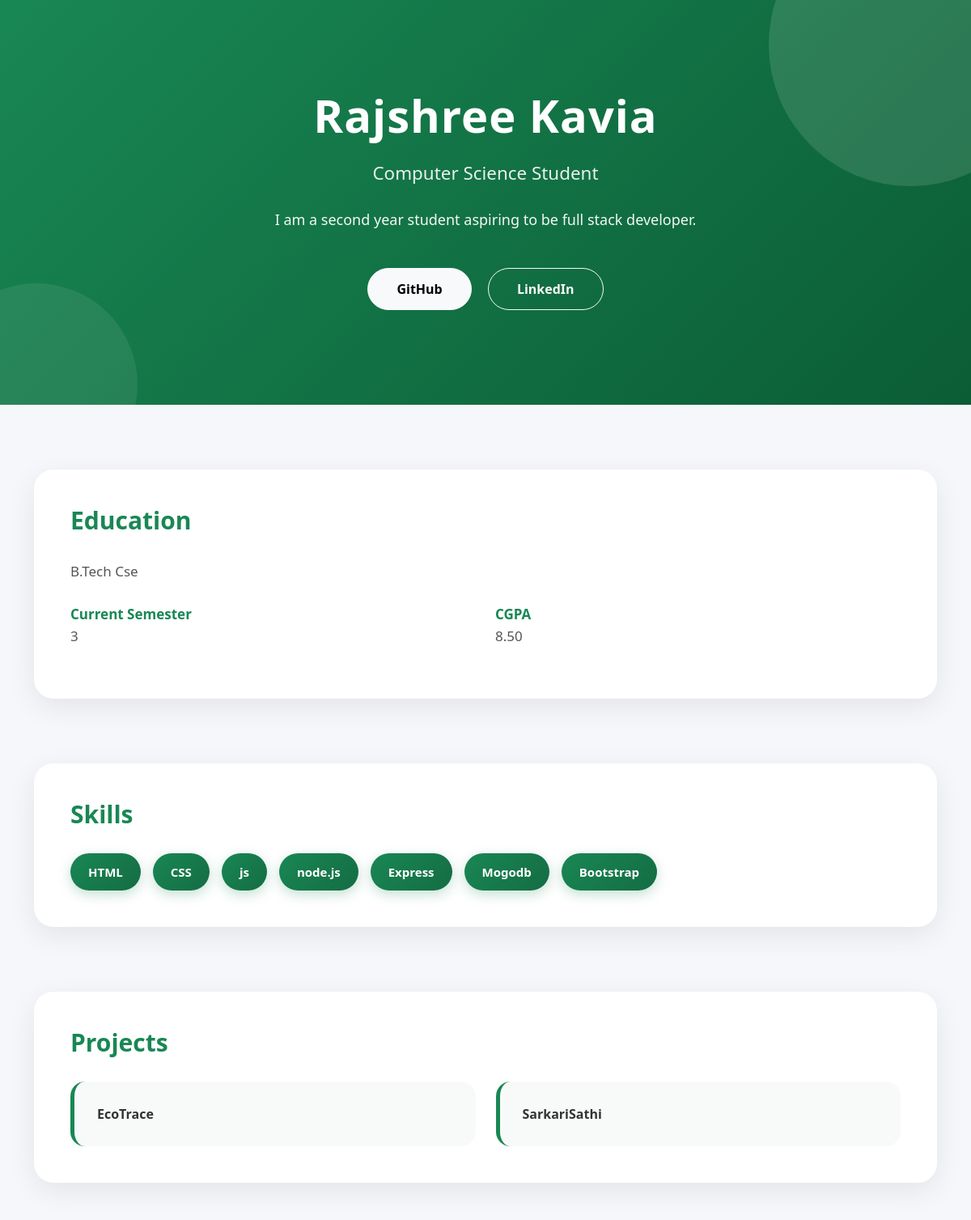
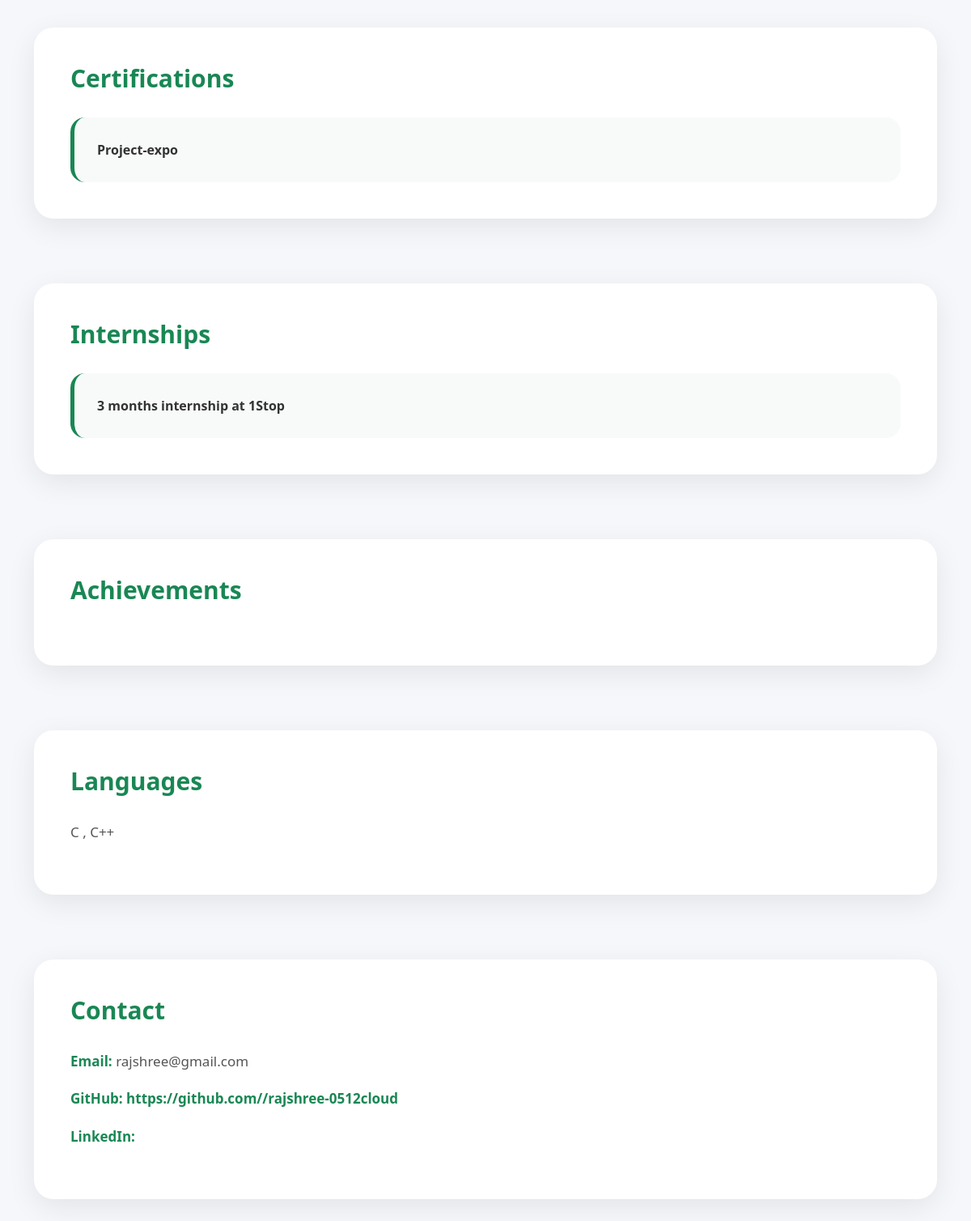
The app's page /view_portfolio.php?username=rajshreekavia with its own data (2 pictures, top to bottom).
### tables this page shows
CREATE TABLE `portfolio` (
  `id` int(5) NOT NULL,
  `user_id` int(5) NOT NULL,
  `about` text NOT NULL,
  `education` text NOT NULL,
  `current_sem` varchar(20) NOT NULL,
  `cgpa` decimal(3,2) NOT NULL,
  `skills` text NOT NULL,
  `projects` longtext NOT NULL,
  `certifications` longtext NOT NULL,
  `internships` longtext NOT NULL,
  `achievements` longtext NOT NULL,
  `languages` longtext NOT NULL,
  `github` varchar(200) NOT NULL,
  `linkedin` varchar(200) NOT NULL,
  `contact_email` varchar(200) NOT NULL,
  `status` enum('draft','published') NOT NULL,
  `updated_at` timestamp NOT NULL DEFAULT current_timestamp() ON UPDATE current_timestamp()
);

CREATE TABLE `users` (
  `id` int(5) NOT NULL,
  `username` varchar(100) NOT NULL,
  `full_name` varchar(200) NOT NULL,
  `email` varchar(200) NOT NULL,
  `phone` varchar(20) NOT NULL,
  `password` varchar(200) NOT NULL,
  `created_at` timestamp NOT NULL DEFAULT current_timestamp()
);

### view_portfolio.php (the view, shortened to what this page needs)
<?php
include("db_connect.php");
$username = $_GET['username'];
$sql = "SELECT users.full_name, users.username,
        portfolio.*
        FROM users
        JOIN portfolio
        ON users.id = portfolio.user_id
        WHERE users.username = '$username'";
$result = mysqli_query($conn, $sql);
if(mysqli_num_rows($result) > 0)
{
    $data = mysqli_fetch_assoc($result);
    $user = [
        "full_name" => $data['full_name'],
        "username" => $data['username']
    ];
    $portfolio = $data;
}
else
{
    echo "Portfolio not found";
    exit();
}
?>
<!DOCTYPE html>
<html lang="en">
<head>
<link href="https://cdn.jsdelivr.net/npm/bootstrap@5.3.7/dist/css/bootstrap.min.css" rel="stylesheet">
<link rel="stylesheet" href="style.css">
</head>
<body>
<section class="portfolio-hero">
<div class="container">
<h1>
<?php echo htmlspecialchars($user['full_name']); ?>
</h1>
<p class="hero-subtitle">
Computer Science Student
</p>
<p class="hero-description">
<?php echo htmlspecialchars($portfolio['about']); ?>
</p>
<div class="hero-buttons">
<a href="<?php echo $portfolio['github']; ?>"
target="_blank"
class="btn btn-light">
GitHub
</a>
<a href="<?php echo $portfolio['linkedin']; ?>"
target="_blank"
class="btn btn-outline-light">
LinkedIn
</a>
</div>
</div>
</section>
<section class="container section-space">
<div class="section-card">
<h2>
Education
</h2>
<p>
<?php echo htmlspecialchars($portfolio['education']); ?>
</p>
<div class="row mt-4">
<div class="col-md-6">
<strong>
Current Semester
</strong>
<p>
<?php echo $portfolio['current_sem']; ?>
</p>
</div>
<div class="col-md-6">
<strong>
CGPA
</strong>
<p>
<?php echo $portfolio['cgpa']; ?>
</p>
</div>
</div>
</div>
</section>
<section class="container section-space">
<div class="section-card">
<h2>
Skills
</h2>
<div class="skills-box">
<?php
$skills = explode(",", $portfolio['skills']);
foreach($skills as $skill)
{
if(trim($skill)!="")
{
?>
<span>
<?php echo htmlspecialchars(trim($skill)); ?>
</span>
<?php
}
}
?>
</div>
</div>
</section>
<section class="container section-space">
<div class="section-card">
<h2>
Projects
</h2>
<div class="portfolio-items">
<?php
$projects = explode("\n", $portfolio['projects']);
foreach($projects as $project)
{
if(trim($project)!="")
{
?>
<div class="item-card">
<?php echo htmlspecialchars(trim($project)); ?>
</div>
<?php
}
}
?>
</div>
</div>
</section>
<section class="container section-space">
<div class="section-card">
<h2>
Certifications
</h2>
<div class="portfolio-items">
<?php
$certifications = explode("\n", $portfolio['certifications']);
foreach($certifications as $certificate)
{
if(trim($certificate)!="")
{
?>
<div class="item-card">
<?php echo htmlspecialchars(trim($certificate)); ?>
</div>
<?php
}
}
?>
</div>
</div>
</section>
<section class="container section-space">
<div class="section-card">
<h2>
Internships
</h2>
<div class="portfolio-items">
<?php
$internships = explode("\n", $portfolio['internships']);
foreach($internships as $internship)
{
if(trim($internship)!="")
{
?>
<div class="item-card">
<?php echo htmlspecialchars(trim($internship)); ?>
</div>
<?php
}
}
?>
</div>
</div>
</section>
<section class="container section-space">
<div class="section-card">
<h2>
Achievements
</h2>
</div>
</section>
<section class="container section-space">
<div class="section-card">
<h2>
Languages
</h2>
<p>
<?php echo htmlspecialchars($portfolio['languages']); ?>
</p>
</div>
</section>
<section class="container section-space mb-5">
<div class="section-card">
<h2>
Contact
</h2>
<p>
<strong>
Email:
</strong>
<?php echo htmlspecialchars($portfolio['contact_email']); ?>
</p>
<p>
<strong>
GitHub:
</strong>
<a href="<?php echo $portfolio['github']; ?>" target="_blank">
<?php echo $portfolio['github']; ?>
</a>
</p>
<p>
<strong>
LinkedIn:
</strong>
</p>
</div>
</section>
</body>
</html>

### style.css (style rules this page uses)
* { margin:0; padding:0; }
body { font-family: 'Poppins', sans-serif; }
.btn { border-radius: 12px; font-weight: 500; }
body { background-color:#f8f9fa; }
.btn { border-radius:10px; font-weight:600; }
body { margin:0; background:#f5f7fb; color:#333; font-family:'Segoe UI', Arial, sans-serif; }
.portfolio-hero { min-height:500px; display:flex; align-items:center; text-align:center; background: linear-gradient(135deg,#198754,#0b5d35); color:white; padding:100px 20px; position:relative; overflow:hidden; }
.portfolio-hero::before { content:""; position:absolute; width:350px; height:350px; background:rgba(255,255,255,0.12); border-radius:50%; top:-120px; right:-100px; }
.portfolio-hero::after { content:""; position:absolute; width:250px; height:250px; background:rgba(255,255,255,0.08); border-radius:50%; bottom:-100px; left:-80px; }
.portfolio-hero .container { position:relative; z-index:1; }
.portfolio-hero h1 { font-size:3.5rem; font-weight:800; letter-spacing:1px; margin-bottom:20px; }
.hero-subtitle { font-size:1.4rem; font-weight:500; opacity:.9; }
.hero-description { max-width:800px; margin:25px auto; font-size:18px; line-height:1.8; opacity:.95; }
.hero-buttons { margin-top:35px; }
.hero-buttons .btn { padding:13px 35px; border-radius:50px; margin:8px; font-weight:600; transition:.3s; }
.section-space { margin-top:80px; }
.section-card { background:white; padding:45px; border-radius:24px; box-shadow: 0 10px 35px rgba(0,0,0,0.08); transition:.35s; }
.section-card h2 { font-size:30px; font-weight:750; color:#198754; margin-bottom:30px; }
.section-card p { color:#555; font-size:17px; line-height:1.8; }
.section-card strong { color:#198754; font-size:17px; }
.skills-box { display:flex; flex-wrap:wrap; gap:15px; }
.skills-box span { background: linear-gradient(135deg,#198754,#146c43); color:white; padding:12px 22px; border-radius:50px; font-size:15px; font-weight:600; box-shadow: 0 5px 15px rgba(25,135,84,.25); transition:.3s; }
.portfolio-items { display:grid; grid-template-columns: repeat(auto-fit,minmax(260px,1fr)); gap:25px; }
.item-card { background:#f8faf9; padding:28px; border-radius:18px; border-left: 5px solid #198754; font-size:16px; font-weight:600; color:#333; transition:.35s; }
.section-card a { color:#198754; text-decoration:none; font-weight:600; }
.section-card { animation:fadeUp .7s ease; }

### records on screen
portfolio: user.full_name "Rajshree Kavia", about "I am a second year student aspiring to be full stack developer.", education "B.Tech Cse", current_sem "3", cgpa "8.50", skills "HTML", skills "CSS", skills "js", skills "node.js", skills "Express", skills "Mogodb", skills "Bootstrap", projects "EcoTrace", projects "SarkariSathi", certifications "Project-expo", internships "3 months internship at 1Stop", languages "C , C++", contact_email "rajshree@gmail.com", github "https://github.com//rajshree-0512cloud"
